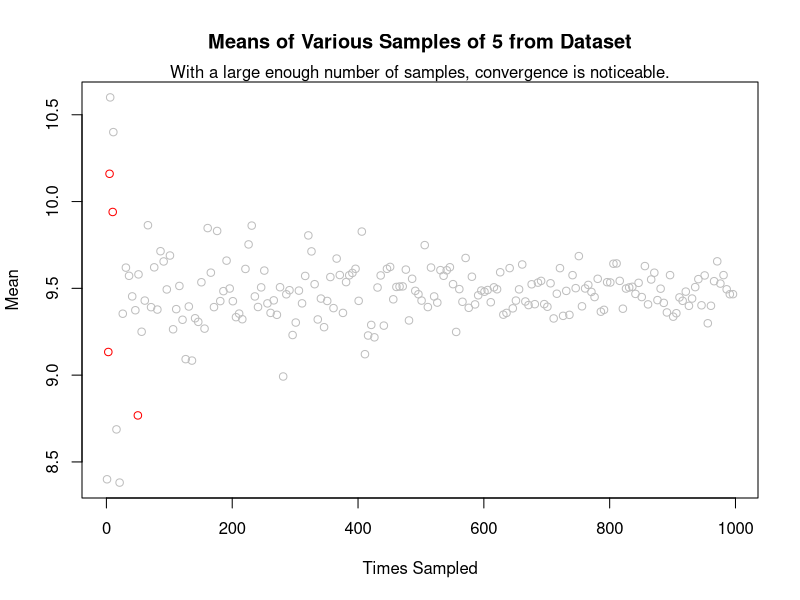
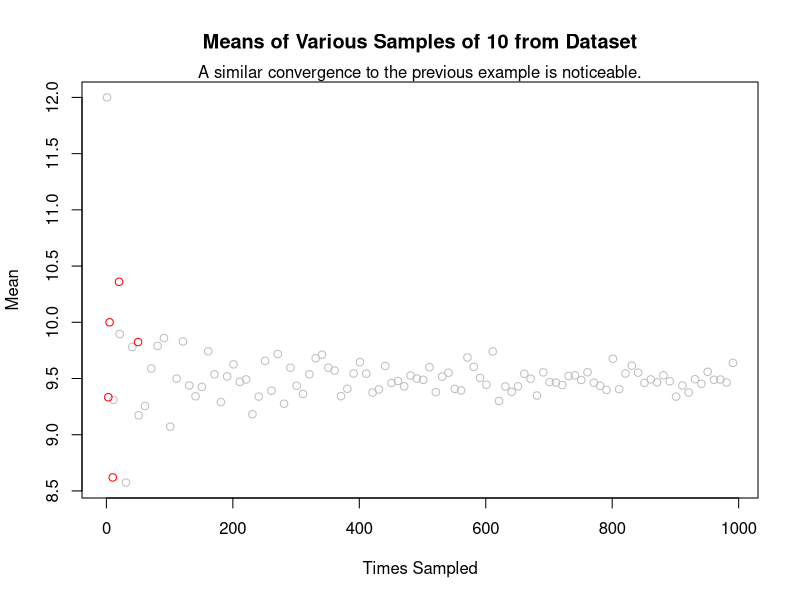
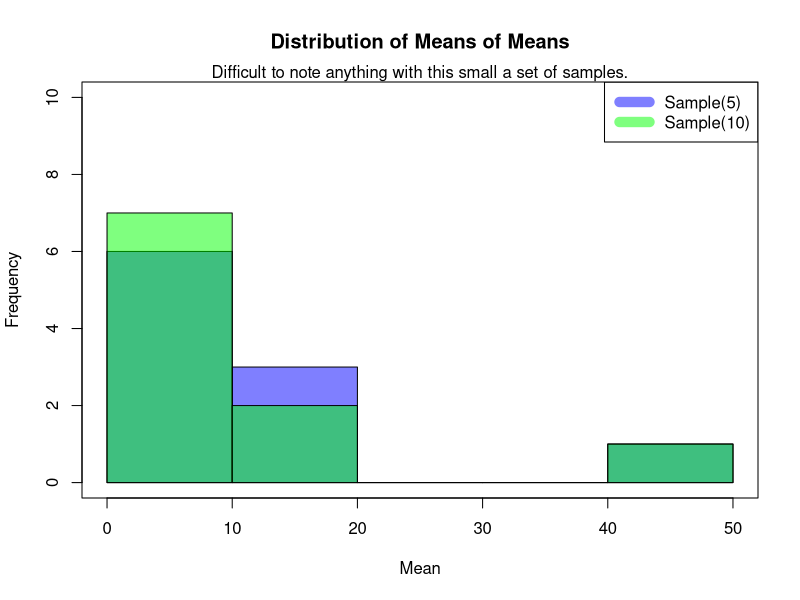

Here is the R script that generated these plots, in order:
## ---- chunk 1

left = matrix(c(-1,3,2,1,1,3),2,2); left
right = c(1,3); right 
solve(left,right)

## ---- chunk 2
x = matrix(c(1,2,3,3,2,1),3,2); x
cov(x)
## ---- chunk 3
data = c(3,2,3,4,3,2,5,4,5,2,3,3,10,4,5,4,12,15,10,17,15,18,16,14,9,10,11,18,17,18,16,17,18)
## ---- chunk 4
s1 = sample(data,5); s1
mean(s1)
## ---- chunk 5
takeSamples <- function(data,sizes, sampleSize){
  allMeans = matrix(NA,1,2)
  for (n in sizes){
    curMeans = vector()
    for (i in c(1:n)){
      curMeans = c(curMeans,mean(sample(data,sampleSize)))
    }
    allMeans = rbind(allMeans,c(n,mean(curMeans)))
  }
  allMeans = allMeans[-1,]
  colnames(allMeans) = c("Times.Sampled","Mean")  
  allMeans #return value
}

means.5 = takeSamples(data,c(3,5,10,20,50),sampleSize=5); means.5
## ---- chunk 6

#Out of curiosity, plotting larger sizes of samples (first, so that axes match up)
means.5.1000 = takeSamples(data,seq(1,1000,5),sampleSize=5)
plot(means.5.1000, main="Means of Various Samples of 5 from Dataset", col="grey", xlab="Times Sampled")

#Request from assignment in red
points(means.5,col="red")

mtext("With a large enough number of samples, convergence is noticeable.")

## ---- chunk 7
means.10.1000 = takeSamples(data,seq(1,1000,10),sampleSize=5)

plot(means.10.1000, main="Means of Various Samples of 10 from Dataset", col="grey", xlab="Times Sampled")

means.10 = takeSamples(data,c(3,5,10,20,50),sampleSize=5)
points(means.10, col="red")

mtext("A similar convergence to the previous example is noticeable.")
## ---- chunk 8

hist(means.5, col=rgb(0,0,1,0.5), ylim=c(0,10), main="Distribution of Means of Means", xlab="Mean")
hist(means.10, col=rgb(0,1,0,0.5), add=T)

legend("topright", c("Sample(5)","Sample(10)"),col=c(rgb(0,0,1,0.5),rgb(0,1,0,0.5)), lwd=10)
box() #decorative box around data
mtext("Difficult to note anything with this small a set of samples.")
